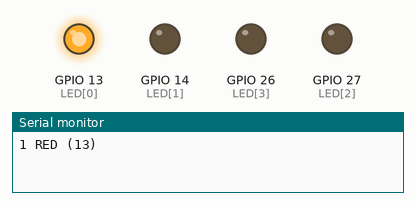
Simulated run of this sketch. Board: ESP32. Shown: output pins drawn as LEDs (lit = HIGH), the last lines printed to the serial monitor.

Above: at 0.3 s.
At 1.8 s:
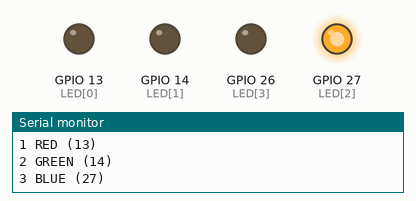
At 2.92 s:
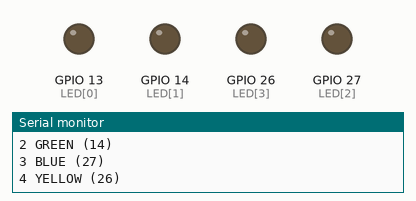
At 4.0 s:
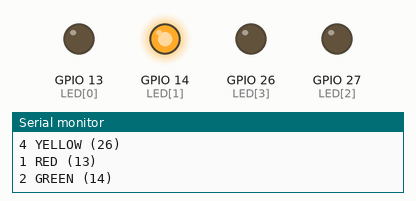
At 5.5 s:
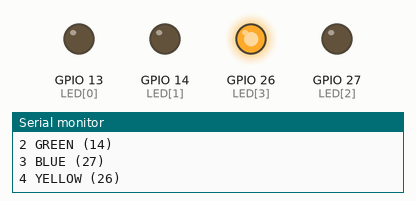
Timing chart, 0 to 6.9 s (numbered marks = the images above):
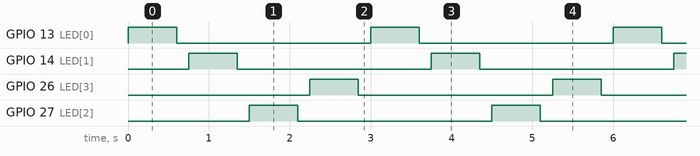

Measured:
- by itself, GPIO 13 (LED[0]), GPIO 14 (LED[1]), GPIO 26 (LED[3]), GPIO 27 (LED[2]): alternates HIGH for 0.60 s and LOW for 2.4 s
- by itself, everything shown: repeats every 3.0 s, in 8 steps

The sketch:

ledtest.ino
```cpp
// Milestone 3 test: light each LED one at a time, in order, and name it on serial.
const int LED[4] = {13, 14, 27, 26};
const char* NAME[4] = {"1 RED (13)", "2 GREEN (14)", "3 BLUE (27)", "4 YELLOW (26)"};

void setup() {
  Serial.begin(115200);
  for (int i = 0; i < 4; i++) { pinMode(LED[i], OUTPUT); digitalWrite(LED[i], LOW); }
}

void loop() {
  for (int i = 0; i < 4; i++) {
    Serial.println(NAME[i]);
    digitalWrite(LED[i], HIGH);
    delay(600);
    digitalWrite(LED[i], LOW);
    delay(150);
  }
}
```
